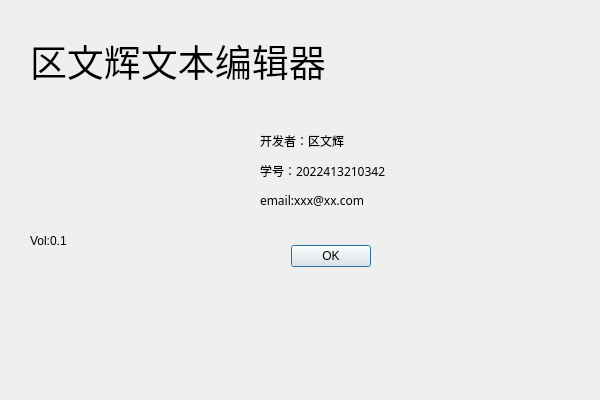
<?xml version="1.0" encoding="UTF-8"?>
<ui version="4.0">
 <class>AboutDialog</class>
 <widget class="QDialog" name="AboutDialog">
  <property name="geometry">
   <rect>
    <x>0</x>
    <y>0</y>
    <width>600</width>
    <height>400</height>
   </rect>
  </property>
  <property name="minimumSize">
   <size>
    <width>600</width>
    <height>400</height>
   </size>
  </property>
  <property name="windowTitle">
   <string>Dialog</string>
  </property>
  <widget class="QDialogButtonBox" name="buttonBox">
   <property name="geometry">
    <rect>
     <x>30</x>
     <y>240</y>
     <width>341</width>
     <height>32</height>
    </rect>
   </property>
   <property name="orientation">
    <enum>Qt::Horizontal</enum>
   </property>
   <property name="standardButtons">
    <set>QDialogButtonBox::Ok</set>
   </property>
  </widget>
  <widget class="QLabel" name="label">
   <property name="geometry">
    <rect>
     <x>30</x>
     <y>10</y>
     <width>600</width>
     <height>101</height>
    </rect>
   </property>
   <property name="minimumSize">
    <size>
     <width>300</width>
     <height>100</height>
    </size>
   </property>
   <property name="font">
    <font>
     <family>宋体</family>
     <pointsize>28</pointsize>
    </font>
   </property>
   <property name="text">
    <string>区文辉文本编辑器</string>
   </property>
  </widget>
  <widget class="QLabel" name="label_2">
   <property name="geometry">
    <rect>
     <x>260</x>
     <y>120</y>
     <width>200</width>
     <height>101</height>
    </rect>
   </property>
   <property name="minimumSize">
    <size>
     <width>150</width>
     <height>100</height>
    </size>
   </property>
   <property name="font">
    <font>
     <family>宋体</family>
    </font>
   </property>
   <property name="text">
    <string>&lt;html&gt;&lt;head/&gt;&lt;body&gt;&lt;p&gt;开发者：区文辉&lt;/p&gt;&lt;p&gt;学号：2022413210342&lt;/p&gt;&lt;p&gt;email:xxx@xx.com&lt;/p&gt;&lt;/body&gt;&lt;/html&gt;</string>
   </property>
  </widget>
  <widget class="QLabel" name="label_3">
   <property name="geometry">
    <rect>
     <x>120</x>
     <y>130</y>
     <width>91</width>
     <height>71</height>
    </rect>
   </property>
   <property name="styleSheet">
    <string notr="true">image: url(:/new/prefix1/iconPicture/editorPicture.png);</string>
   </property>
   <property name="text">
    <string/>
   </property>
  </widget>
  <widget class="QLabel" name="label_4">
   <property name="geometry">
    <rect>
     <x>30</x>
     <y>230</y>
     <width>131</width>
     <height>21</height>
    </rect>
   </property>
   <property name="text">
    <string>Vol:0.1</string>
   </property>
  </widget>
  <widget class="QLabel" name="label_5">
   <property name="geometry">
    <rect>
     <x>20</x>
     <y>90</y>
     <width>101</width>
     <height>121</height>
    </rect>
   </property>
   <property name="styleSheet">
    <string notr="true">image: url(:/img/iconPicture/editorPicture.png);</string>
   </property>
   <property name="text">
    <string/>
   </property>
  </widget>
  <widget class="QLabel" name="label_6">
   <property name="geometry">
    <rect>
     <x>140</x>
     <y>80</y>
     <width>101</width>
     <height>131</height>
    </rect>
   </property>
   <property name="styleSheet">
    <string notr="true">image: url(:/img/iconPicture/1.jpg);</string>
   </property>
   <property name="text">
    <string/>
   </property>
  </widget>
 </widget>
 <resources/>
 <connections>
  <connection>
   <sender>buttonBox</sender>
   <signal>accepted()</signal>
   <receiver>AboutDialog</receiver>
   <slot>accept()</slot>
   <hints>
    <hint type="sourcelabel">
     <x>248</x>
     <y>254</y>
    </hint>
    <hint type="destinationlabel">
     <x>157</x>
     <y>274</y>
    </hint>
   </hints>
  </connection>
  <connection>
   <sender>buttonBox</sender>
   <signal>rejected()</signal>
   <receiver>AboutDialog</receiver>
   <slot>reject()</slot>
   <hints>
    <hint type="sourcelabel">
     <x>316</x>
     <y>260</y>
    </hint>
    <hint type="destinationlabel">
     <x>286</x>
     <y>274</y>
    </hint>
   </hints>
  </connection>
 </connections>
</ui>
